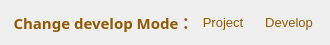
             <widget class="QWidget" name="widget_3" native="true">
              <property name="minimumSize">
               <size>
                <width>330</width>
                <height>45</height>
               </size>
              </property>
              <property name="maximumSize">
               <size>
                <width>330</width>
                <height>45</height>
               </size>
              </property>
              <layout class="QHBoxLayout" name="horizontalLayout_43">
               <item>
                <widget class="QPushButton" name="btn_changeMode">
                 <property name="minimumSize">
                  <size>
                   <width>185</width>
                   <height>0</height>
                  </size>
                 </property>
                 <property name="maximumSize">
                  <size>
                   <width>185</width>
                   <height>16777215</height>
                  </size>
                 </property>
                 <property name="font">
                  <font>
                   <family>DejaVu Serif 13</family>
                   <pointsize>-1</pointsize>
                   <weight>75</weight>
                   <italic>false</italic>
                   <bold>true</bold>
                   <underline>false</underline>
                  </font>
                 </property>
                 <property name="styleSheet">
                  <string notr="true">QPushButton { 
    color: rgb(143, 89, 2);
    font-size:15px;
    width:60px;
	height:30px;
border:none;
}
QPushButton:hover{
     color: rgb(143, 89, 2) ;
     font-size:16px;
     border-radius: 20px;
}
QPushButton:pressed{
	color: rgb(255, 26, 68) ;
	background-color: rgb(170, 255, 0);
}</string>
                 </property>
                 <property name="text">
                  <string>Change develop Mode：</string>
                 </property>
                </widget>
               </item>
               <item>
                <widget class="QPushButton" name="btn_project">
                 <property name="styleSheet">
                  <string notr="true">QPushButton { 
	color: rgb(143, 89, 2);
    font-size:13px;
    width:60px;
	height:30px;
    border:none;
}
QPushButton:hover{
     color: rgb(143, 89, 2) ;
     font-size:14px;
}
QPushButton:pressed{
	color: rgb(92, 53, 102) ;
	background-color: rgb(170, 255, 0);
}</string>
                 </property>
                 <property name="text">
                  <string>Project</string>
                 </property>
                </widget>
               </item>
               <item>
                <widget class="QPushButton" name="btn_develop">
                 <property name="styleSheet">
                  <string notr="true">QPushButton { 
	color: rgb(143, 89, 2);
    font-size:13px;
    width:60px;
	height:30px;
    border:none;
}
QPushButton:hover{
     color: rgb(143, 89, 2) ;
     font-size:14px;
}
QPushButton:pressed{
	color: rgb(92, 53, 102) ;
	background-color: rgb(170, 255, 0);
}</string>
                 </property>
                 <property name="text">
                  <string>Develop</string>
                 </property>
                </widget>
               </item>
              </layout>
             </widget>
